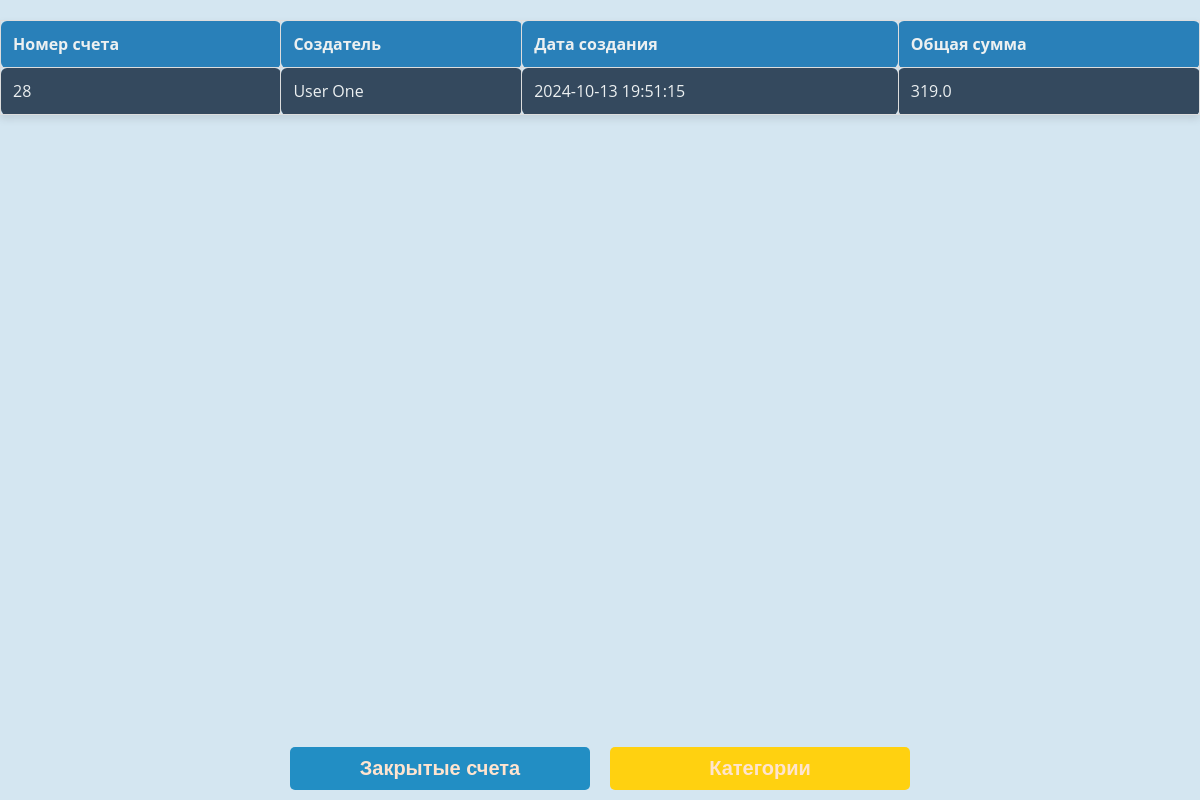
The page /invoices (signed in) on the database its author committed.
### app/models.py (models this page shows)
class Invoice(Base):
    __tablename__ = "invoices"
    id = Column(Integer, primary_key=True, index=True)
    user_id = Column(Integer, ForeignKey("users.id"))
    created_at = Column(DateTime, default=datetime.utcnow)
    total_amount = Column(Float, default=0)
    status = Column(String, default="open")  # Статус счета (открыт/закрыт)
    closed_at = Column(DateTime, nullable=True)  # Время закрытия счета
    closed_by = Column(Integer, ForeignKey("users.id"), nullable=True)  # Кто закрыл счет
    comment = Column(Text, nullable=True)  # Комментарий к закрытию
    pay_type = Column(Text, nullable=True)  # Тип оплаты
    items = relationship("InvoiceItem", back_populates="invoice")
    user = relationship("User", foreign_keys=[user_id])
    closed_by_user = relationship("User", foreign_keys=[closed_by])

class User(Base):
    __tablename__ = "users"
    id = Column(Integer, primary_key=True, index=True)
    username = Column(String, unique=True, index=True)
    password = Column(String)  # Пароль должен быть зашифрован
    first_name = Column(String)
    last_name = Column(String)
    phone_number = Column(String)
    birth_date = Column(DateTime)
    is_working = Column(Boolean, default=False)
    created_at = Column(DateTime(timezone=True), server_default=func.now())
    work_shifts = relationship("WorkShift", back_populates="user")
    tasks = relationship("Task", back_populates="user")

### app/routes/invoices.py (the view)
@router.get("/invoices")
def view_invoices(request: Request, product_id: int = None, quantity: int = None, product_name: str = None, db: Session = Depends(get_db), user: str = Cookie(None)):
    if user == "admin":
        invoices = db.query(Invoice).filter(Invoice.status == "open").all()
    else:
        user_obj = db.query(User).filter(User.username == user).first()
        invoices = db.query(Invoice).filter(Invoice.status == "open").filter(Invoice.user_id == user_obj.id).all()
    return templates.TemplateResponse("invoices.html", {
        "request": request,
        "invoices": invoices,
        "product_id": product_id,
        "quantity": quantity,
        "product_name": product_name,
        "label":"Открытые счета",
        "button_text":"Закрытые счета",
        "button_href":"/invoices/closed"
    })

### app/templates/invoices.html (shortened to what this page needs)
<!DOCTYPE html>
<html>
<head>
    <link rel="stylesheet" href="/static/css/base.css">
    <link rel="stylesheet" href="/static/css/layout.css">
    <link rel="stylesheet" href="/static/css/buttons.css">
    <link rel="stylesheet" href="/static/css/modals.css">
    <link rel="stylesheet" href="/static/css/tables.css">
</head>
<body>
    <table>
        <thead>
            <tr>
                <th>Номер счета</th>
                <th>Создатель</th>
                <th>Дата создания</th>
                <th>Общая сумма</th>
            </tr>
        </thead>
        <tbody>
            {% for invoice in invoices %}
            <tr onclick="showInvoiceDetails({{ invoice.id }})">
                <td>{{ invoice.id }}</td>
                <td>{{ invoice.user.first_name }} {{ invoice.user.last_name }}</td>
                <td>{{ invoice.created_at.strftime('%Y-%m-%d %H:%M:%S') }}</td>
                <td>{{ invoice.total_amount }}</td>
            </tr>
            {% endfor %}
        </tbody>
    </table>
    <div class="buttons">
        <button type="button" class="button button-blue" onclick="window.location.href='{{ button_href }}'">{{ button_text }}</button>
        <button type="button" class="button button-yellow" onclick="window.location.href='/'">Категории</button>
    </div>
</body>
</html>

### app/static/css/base.css (style rules this page uses)
body { font-family: 'Open Sans', sans-serif; background-color: #D4E6F1; color: #34495e; margin: 0; padding: 0; display: flex; flex-direction: column; align-items: center; min-height: 100vh; max-width: 100vw; overflow-x: hidden; }
input, textarea, select, button { font-size: 20px; }

### app/static/css/buttons.css (style rules this page uses)
.button { background-color: #2980b9; justify-content: center; border: none; color: #FFE4CF; padding: 10px 20px; font-size: 20px; font-weight: bold; cursor: pointer; border-radius: 5px; width: 100%; max-width: 300px; margin: 0 10px; }
.button-yellow { background-color: #FFD110; }
.button-blue { background-color: #228EC4; }
.buttons { position: fixed; bottom: 0; left: 0; width: 100%; display: flex; justify-content: center; padding: 10px 0; z-index: 1000; }

### app/static/css/tables.css (style rules this page uses)
table { width: 100%; border-collapse: collapse; margin: 20px 0; box-shadow: 0 4px 8px rgba(0, 0, 0, 0.1); }
table, th, td { border: 1px solid #ddd; }
th, td { padding: 12px; text-align: left; border-radius: 6px; }
th { background-color: #2980b9; color: #ecf0f1; font-weight: bold; }
td { background-color: #34495e; color: #ecf0f1; transition: background-color 0.3s ease; }

### rows shown on the page
Invoice: id "28", user.first_name "User", user.last_name "One", created_at "2024-10-13 19:51:15", total_amount "319.0"

### other values the page prints
{{ button_text }} "Закрытые счета"
